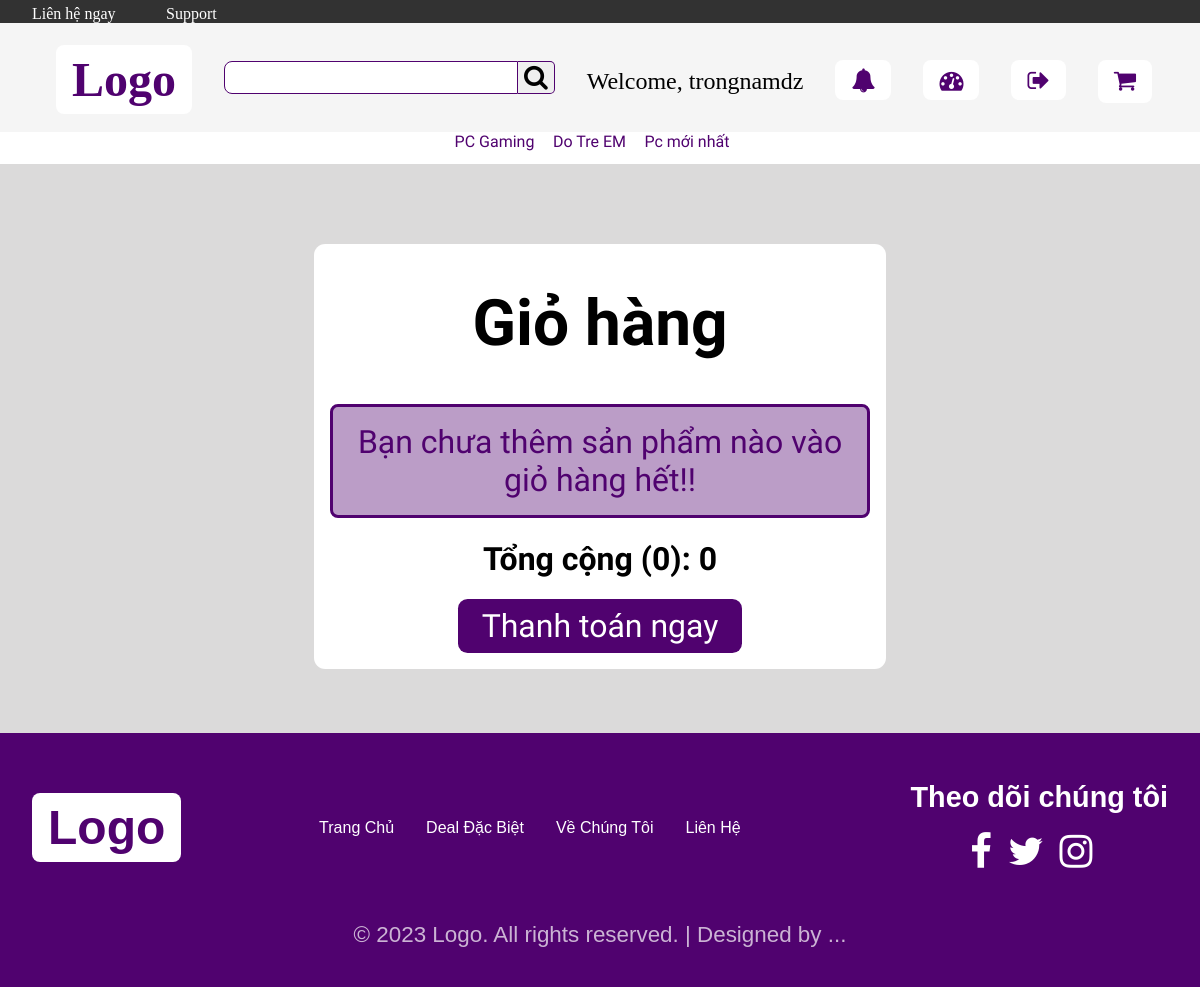
The page /processing/cart/ (signed in) on the database its author committed.
### base/models.py (models this page shows, shortened)
class Category(models.Model):
    name = models.CharField(max_length=100, null=True, blank=True)
    slug = models.SlugField(null=True)

### payment_processing/views.py (the view, shortened to what this page needs)
# urls.py: path('cart/', views.Cart.as_view(), name='cart'),
class Cart(View):
    def get(self, request):
        if self.request.user.is_anonymous:
            return redirect('login')
        if request.GET.get('increase-func'):
            id = request.GET['increase-func']
            item = self.request.user.cart.get(id=id, status=0)
            item.quantity += 1
            item.save()
            return redirect(self.request.path)
        elif request.GET.get('delete_item_cart'):
            id = request.GET['delete_item_cart']
            item = self.request.user.cart.get(id=id, status=0)
            item.delete()
            return redirect(self.request.path)
        user_cart = self.request.user.cart.filter(status=0)
        subtotal = []
        total_quantity = []
        for i in user_cart:
            price = int(i.item.price) * int(i.quantity)
            subtotal.append(price)
            total_quantity.append(i.quantity)
        return render(request, 'payment/cart.html', {
            'carted': HomePage.carted_item(self),
            'user_cart': user_cart,
            'subtotal': sum(subtotal),
            'quantity': sum(total_quantity),
            'category': HomePage.get_category(self),
        })

### base/views.py (called while the page is built)
    def carted_item(self):
        if self.request.user.is_authenticated:
            user = self.request.user
            amount_item = 0
            user_cart = Cart.objects.filter(user=user, status=0)
            for i in user_cart:
                amount_item += i.quantity
            return amount_item

    def get_category(self):
        category = Category.objects.all()
        return category

### payment_processing/templates/payment/cart.html (shortened to what this page needs)
{% load static %}
{% load humanize %}
<!DOCTYPE html>
<html lang="en">
<head>
    <link rel="stylesheet" href="{% static 'css/styles.css' %}">
    <link rel="stylesheet" href="https://cdnjs.cloudflare.com/ajax/libs/font-awesome/4.7.0/css/font-awesome.min.css">
    <link rel="stylesheet" href="{% static 'payment/cart.css' %}">
</head>
<body>
    {% include 'header.html' %}
    <div class="cart-container group">
        <h1>Giỏ hàng</h1>
        {% if user_cart %}
            <table>
                <tr>
                    <th>Tên sản phẩm</th>
                    <th>SL</th>
                    <th>Giá</th>
                </tr>
                {% for i in user_cart %}
                    <tr>
                        <td>
                            {{i.item.title}}
                            <form method="get">
                                <button class="delete_item_cart_button" name="delete_item_cart" value="{{i.id}}"><i class="fa fa-trash-o"></i></button>
                            </form>
                        </td>
                        <td>
                            <div class="quantity">
                                <div class="increase-button">
                                    <form method="get">
                                        <button name="increase-func" value="{{i.id}}">+</button>
                                    </form>
                                </div>
                                {{i.quantity}}
                                <div class="decrease-button">
                                    <form method="get">
                                        <button name="decrease-func" value="{{i.id}}">-</button>
                                    </form>
                                </div>
                            </div>
                        </td>
                        <td>{{i.item.price|intcomma}}VNĐ</td>
                    </tr>
                {% endfor %}
            </table>
        {% else %}
            <div class="no-item">Bạn chưa thêm sản phẩm nào vào giỏ hàng hết!!</div>
        {% endif %}
        <div class="subtotal-section">
            <h1>Tổng cộng ({{quantity}}): {{subtotal|intcomma}}</h1>
        </div>
        <a href="{% url 'checkout' %}" class="checkout-now">Thanh toán ngay</a>
    </div>
</body>
{% include 'footer.html' %}
</html>

### templates/header.html
<div class="contact-container">
    <p class="contact">Liên hệ ngay</p>
    <p class="contact">Support</p>
</div>
<header class="group">
    <nav class="group">
        <ul>
            <li><a href="{% url 'home' %}" class="logo">Logo</a></li>
            <li>
                <form action="{% url 'home' %}" method="get">
                    <input type="text" name="search" class="search-bar"><button type="submit" class="search-button"><i class="fa fa-search" aria-hidden="true"></i></button>
                </form>
            </li>
            {% if request.user.is_authenticated %}
                <li><p class="welcome">Welcome, {{request.user}}</p></li>
                <li><a href="" class="func-button fa fa-bell"></a></li>
                {% if request.user.info.admin %}
                    <li><a href="{% url 'admin' %}" class="func-button fa fa-dashboard"></a></li>
                {% endif %}
                <li><a href="{% url 'logout' %}" class="func-button fa fa-sign-out"></a></li>
            {% else %}
                <li><a href="{% url 'login' %}" class="func-button fa fa-user"></a></li>
            {% endif %}
            <li><a href="{% url 'cart' %}" class="func-button cart"><i class="fa fa-shopping-cart" aria-hidden="true">{% if carted > 0 %}<p class="cart-notification">{{carted}}</p>{% endif %}</i></a></li>
        </ul>
    </nav>
</header>
<div class="category-list">
    {% for i in category %}
        <a href="{% url 'category' i.slug %}" class="category {% if i.slug in request.path %}active{% endif %}">{{i.name}}</a>
    {% endfor %}
</div>

### static/css/styles.css (style rules this page uses)
body { margin: 0; padding: 0; font-size: 62.5%; }
nav li { list-style: none; float: left; display: block; margin-right: 2rem; }
header { width: 100%; height: 5rem; background-color: whitesmoke; color: black; padding-top: .3rem; padding-bottom: 1.5rem; text-align: center; font-size: 1.5rem; align-items: center; }
nav { display: inline-block; }
.logo { font-size: 3rem; text-decoration: none; padding: .5rem 1rem; background-color: white; font-weight: bold; color: rgb(80, 2, 111); border-radius: .5rem; }
.search-bar { width: 18rem; height: auto; font-size: 1.6rem; margin-top: .6rem; border-top-left-radius: .5rem; border-bottom-left-radius: .5rem; border: .1rem solid rgb(80, 2, 111); }
.search-button { width: auto; height: auto; font-size: 1.6rem; border-top-right-radius: 5px; border-bottom-right-radius: 5px; border: .1rem solid rgb(80, 2, 111); border-left: none; }
.welcome { margin-top: 1rem; }
.func-button { display: block; position: relative; margin-top: .5rem; text-decoration: none; padding: .5rem 1rem; background-color: white; color: rgb(80, 2, 111); border-radius: .5rem; font-weight: bold; }
.contact-container { background-color: rgb(50, 50, 50); }
.contact { font-size: 1rem; display: inline-block; margin: 0; text-align: left; margin-top: .3rem; margin-left: 2rem; margin-right: 1rem; position: relative; color: white; }
.category-list { height: 2rem; background-color: white; text-align: center; }
.category { font-family: Be Vietnam; font-size: 1rem; text-decoration: none; color: rgb(80, 2, 111); margin-right: 1rem; }
.group:before, .group:after { content: ""; display: table; }
.group:after { clear: both; }
.group { zoom: 1; }

### static/payment/cart.css (style rules this page uses)
body { background-color: rgb(219, 218, 218); margin: 0; padding: 0; font-size: 62.5%; }
header { border-bottom: 0; }
.cart-container { font-family: Be Vietnam; margin: auto; margin-top: 5rem; margin-bottom: 4rem; width: 45%; height: auto; padding-left: 1rem; padding-right: 1rem; font-size: 2rem; background-color: white; border-radius: .7rem; }
.cart-container h1 { text-align: center; }
.checkout-now { display: block; margin: auto; text-decoration: none; width: fit-content; height: auto; padding: .5rem 1.5rem; color: white; background-color: rgb(80, 2, 111); border-radius: .6rem; margin-bottom: 1rem; }
.no-item { text-align: center; width: fit-content; padding: 1rem 1.5rem; border-radius: .5rem; border: .2rem solid rgb(80, 2, 111); margin: auto; color: rgb(80, 2, 111); background-color: rgba(80, 2, 111, 0.384); }
.subtotal-section h1 { font-size: 2rem; }

### rows shown on the page
Category: name "PC Gaming"
Category: name "Do Tre EM"
Category: name "Pc mới nhất"

### other values the page prints
{{ request.user }} "trongnamdz"
{{ quantity }} "0"
{{ subtotal|intcomma }} "0"
